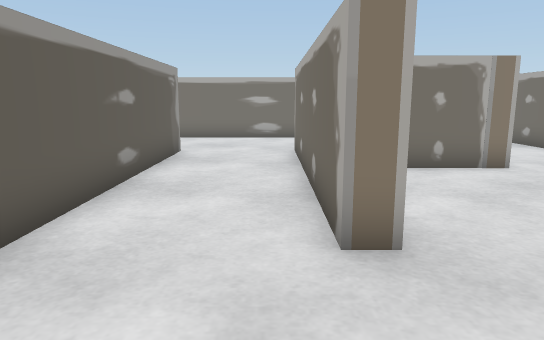
[1] (above)

16 first-person views from a walk through a 3-D level made in the Unity game engine. The camera is 0.72 m above the floor, tilts 10° down and sees 70° across. The floor is counted in squares, 0.5 m on a side. Each view is taken from the middle of a square. On the plan, view 1 faces up. The plan holds only what a view shows up to about 16 squares ahead; the rest is blank. Some animated figures are not drawn.

[2]
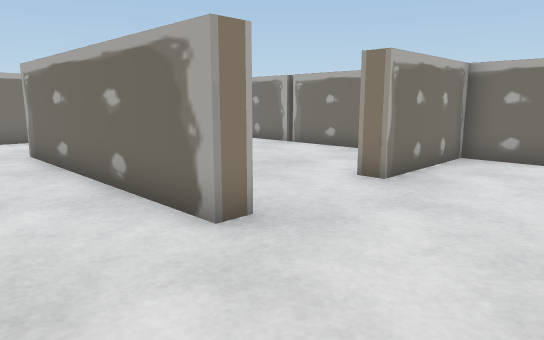

[3]
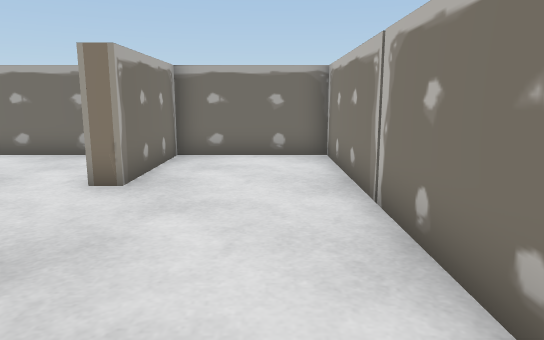

[4]
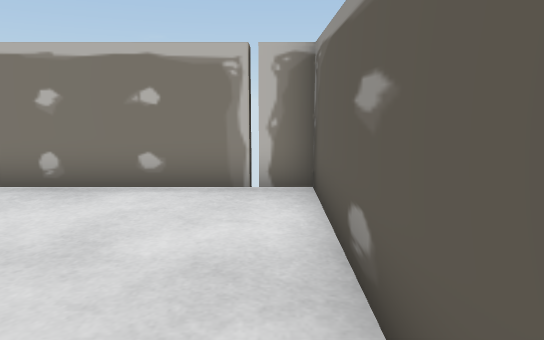

[5]
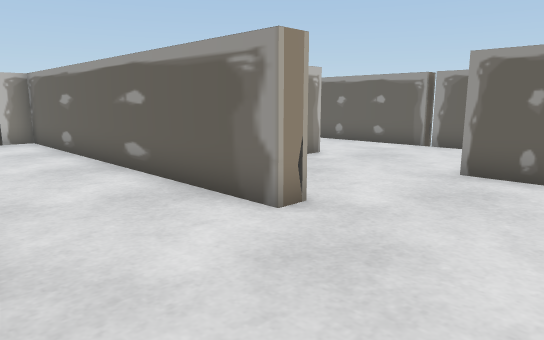

[6]
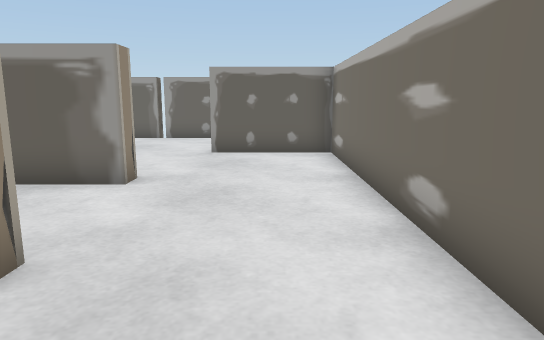

[7]
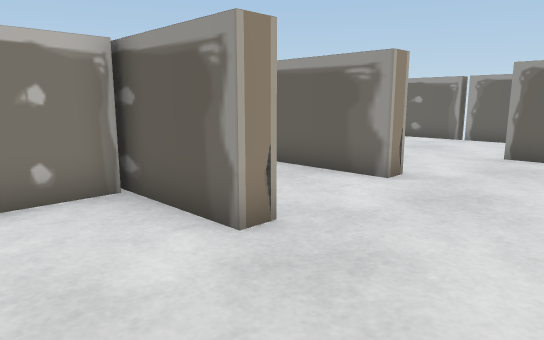

[8]
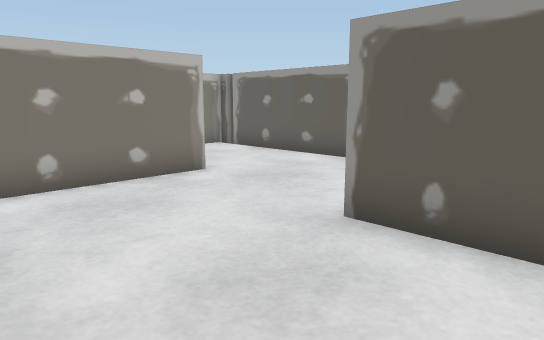

[9]
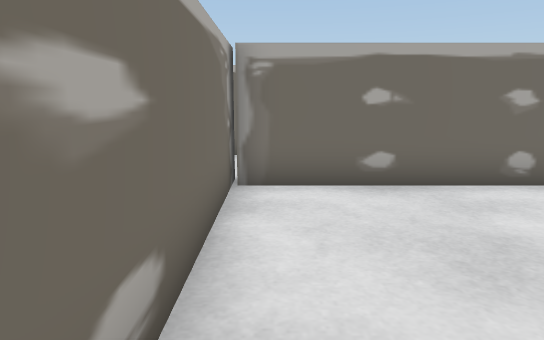

[10]
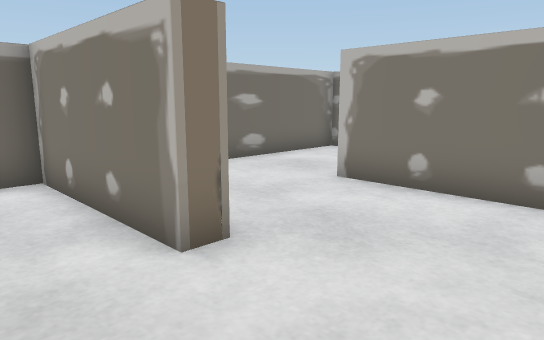

[11]
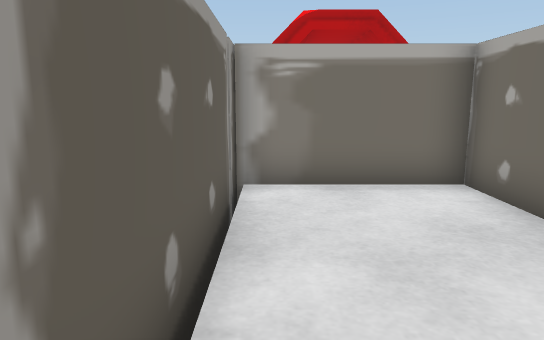

[12]
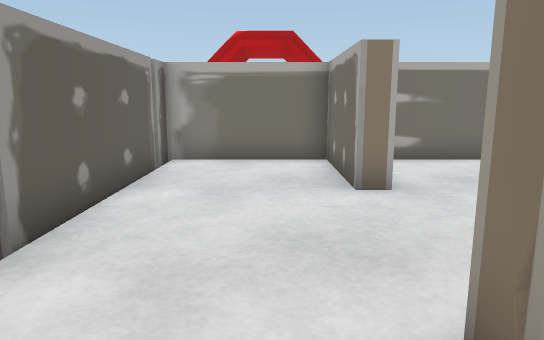

[13]
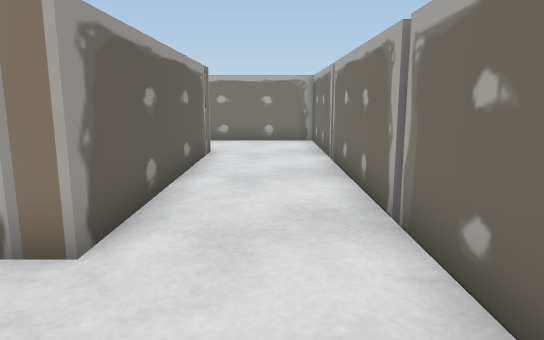

[14]
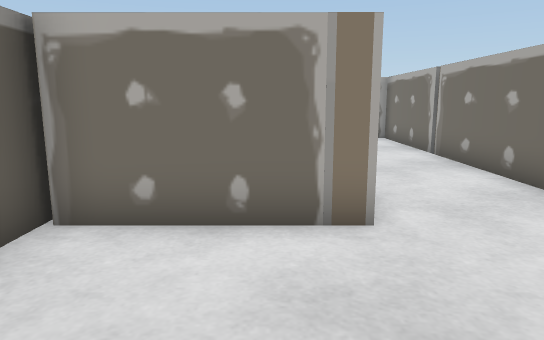

[15]
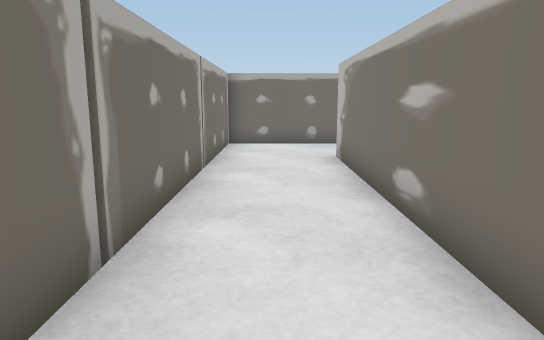

[16]
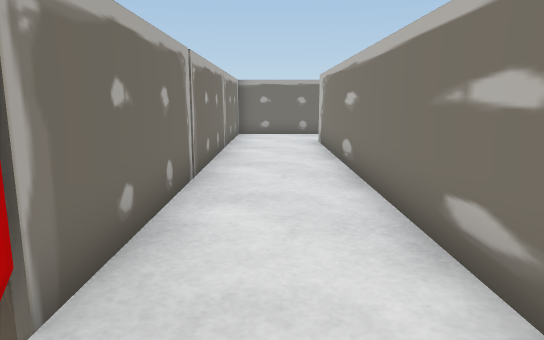

### Floor plan
Ten units are one square. View 1 is at (0, 0); x grows to the right and y downward. Boxes are objects, and circles mark ways between rooms. Rooms are numbered by the first view taken in them; rooms with no view inside come last. Other rooms are left out.
<svg viewBox="-125 -205 220 220">
<path fill="none" stroke="#000" d="M14 -90 31 -90M14 -36 7 -36 7 -118 13 -118 13 -91M-34 -114 -27 -114 -27 5 -18 5M46 -102 46 -156M-16 5 85 5 85 -36 46 -36M52 -157 -70 -157 -70 -123M-70 -123 -76 -123 -76 -157 -116 -157M-79 -74 -79 -81 -33 -81 -33 -88M-116 -95 -116 -44M-116 -148 -116 -96M-116 -160 -116 -150M-116 -38 -76 -38M-18 -195 -71 -195M85 -150 85 -198M13 -91 13 -76M-69 -163 52 -163 52 -84 14 -84M86 -195 -16 -195M85 -96 85 -148M85 -60 85 -95M46 -36 46 -42"/>
<circle cx="-50" cy="-117" r="3" fill="#2a7"/>
<circle cx="30" cy="-40" r="3" fill="#2a7"/>
<text x="0" y="-80">1</text>
<text x="-80" y="-100">2</text>
<text x="10" y="-170">3</text>
</svg>
Room 1 opens to room 2. Room 1 opens to room 3.

Where each view was taken, in squares from view 1:
view 1: 0 up, 0 right, facing up
view 2: 0 up, 2 left, facing up-right
view 3: 1 up, 2 left, facing right
view 4: 6 up, 2 left, facing down
view 5: 15 up, 1 right, facing down-left
view 6: 14 up, 4 right, facing left
view 7: 15 up, 4 right, facing down-left
view 8: 15 up, 3 left, facing down-left
view 9: 15 up, 2 left, facing right
view 10: 10 up, 11 left, facing down-right
view 11: 9 up, 11 left, facing up
view 12: 6 up, 9 left, facing up
view 13: 5 up, 7 right, facing up
view 14: 4 up, 4 right, facing up
view 15: 18 up, 5 left, facing right
view 16: 18 up, 9 left, facing right
